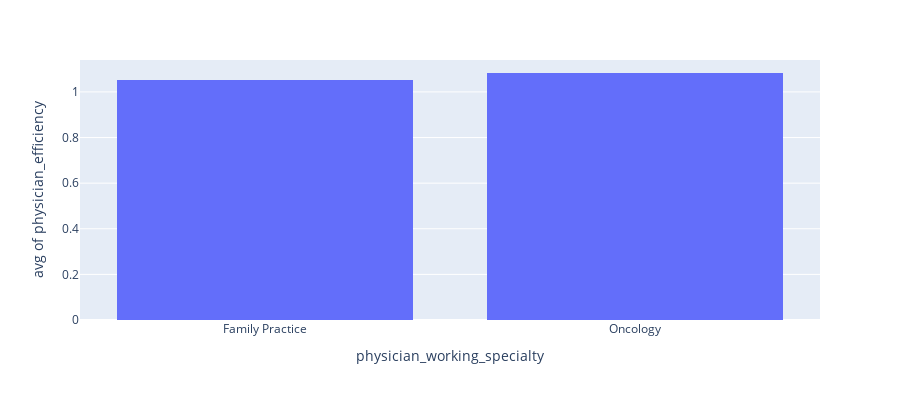

Notebook source saved alongside this figure:
### Markdown cell above
### Question 3: Family Practicioners (avg efficiency of 1.05) are slightly more efficient than oncologists(1.08 ) as visualized below

### Code cell
df = px.data.tips()
fig = px.histogram(sub, x="physician_working_specialty", y="physician_efficiency",
                   histfunc='avg',
                   height=400)
fig.show()

### Figure 1 — Plotly figure (JSON) as saved in the notebook; plotly's stock layout.template omitted (floating-point values rounded to 4 significant figures; data arrays with more than 128 entries replaced by an {"elided": "..."} marker saying what was removed)
{"data": [{"alignmentgroup": "True", "bingroup": "x", "histfunc": "avg", "hovertemplate": "physician_working_specialty=%{x}<br>avg of physician_efficiency=%{y}<extra></extra>", "legendgroup": "", "marker": {"color": "#636efa", "pattern": {"shape": ""}}, "name": "", "offsetgroup": "", "orientation": "v", "showlegend": false, "type": "histogram", "x": {"elided": "1215 str values"}, "xaxis": "x", "y": {"elided": "1215 float values"}, "yaxis": "y"}], "layout": {"barmode": "relative", "height": 400, "legend": {"tracegroupgap": 0}, "margin": {"t": 60}, "xaxis": {"anchor": "y", "domain": [0, 1], "title": {"text": "physician_working_specialty"}}, "yaxis": {"anchor": "x", "domain": [0, 1], "title": {"text": "avg of physician_efficiency"}}}}
